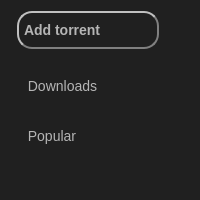
       <widget class="QWidget" name="left_menu" native="true">
        <property name="sizePolicy">
         <sizepolicy hsizetype="Fixed" vsizetype="Preferred">
          <horstretch>0</horstretch>
          <verstretch>0</verstretch>
         </sizepolicy>
        </property>
        <property name="minimumSize">
         <size>
          <width>200</width>
          <height>0</height>
         </size>
        </property>
        <property name="maximumSize">
         <size>
          <width>180</width>
          <height>16777215</height>
         </size>
        </property>
        <property name="autoFillBackground">
         <bool>false</bool>
        </property>
        <property name="styleSheet">
         <string notr="true">QWidget {
background-color: #202020;
}

QPushButton {
color: #B5B5B5;
border: none;
background: none;
text-align: left;
font-size: 14px;
padding-left: 20px;
border-left: 4px solid transparent;
}

QPushButton::hover {
color: white;
}

QPushButton::checked {
border-left: 4px solid #e67300;
color: white;
}

QLabel{
padding-left:20px;
color: #B5B5B5;
}
</string>
        </property>
        <layout class="QVBoxLayout" name="verticalLayout_2">
         <property name="spacing">
          <number>10</number>
         </property>
         <property name="leftMargin">
          <number>0</number>
         </property>
         <item>
          <widget class="QPushButton" name="add_torrent_button">
           <property name="sizePolicy">
            <sizepolicy hsizetype="Preferred" vsizetype="Fixed">
             <horstretch>0</horstretch>
             <verstretch>0</verstretch>
            </sizepolicy>
           </property>
           <property name="minimumSize">
            <size>
             <width>0</width>
             <height>38</height>
            </size>
           </property>
           <property name="cursor">
            <cursorShape>PointingHandCursor</cursorShape>
           </property>
           <property name="styleSheet">
            <string notr="true">QPushButton#add_torrent_button {
    border-style: outset;
    border-width: 2px;
    border-radius: 15px;
    border-color: grey;
    padding-left: 5px;
    margin-left: 17px;
    margin-right: 30px;
    font: bold;
}
QPushButton::menu-indicator{width:0px;}</string>
           </property>
           <property name="text">
            <string>Add torrent</string>
           </property>
           <property name="icon">
            <iconset>
             <normaloff>../images/add.png</normaloff>../images/add.png</iconset>
           </property>
           <property name="iconSize">
            <size>
             <width>16</width>
             <height>16</height>
            </size>
           </property>
           <property name="flat">
            <bool>true</bool>
           </property>
          </widget>
         </item>
         <item>
          <spacer name="downloads_button_spacer">
           <property name="orientation">
            <enum>Qt::Vertical</enum>
           </property>
           <property name="sizeType">
            <enum>QSizePolicy::Fixed</enum>
           </property>
           <property name="sizeHint" stdset="0">
            <size>
             <width>20</width>
             <height>14</height>
            </size>
           </property>
          </spacer>
         </item>
         <item>
          <widget class="QPushButton" name="left_menu_button_downloads">
           <property name="minimumSize">
            <size>
             <width>0</width>
             <height>26</height>
            </size>
           </property>
           <property name="cursor">
            <cursorShape>PointingHandCursor</cursorShape>
           </property>
           <property name="focusPolicy">
            <enum>Qt::NoFocus</enum>
           </property>
           <property name="styleSheet">
            <string notr="true"/>
           </property>
           <property name="text">
            <string> Downloads</string>
           </property>
           <property name="icon">
            <iconset>
             <normaloff>../images/downloads.png</normaloff>
             <disabledon>../images/downloads.png</disabledon>../images/downloads.png</iconset>
           </property>
           <property name="iconSize">
            <size>
             <width>16</width>
             <height>16</height>
            </size>
           </property>
           <property name="checkable">
            <bool>true</bool>
           </property>
           <property name="flat">
            <bool>true</bool>
           </property>
          </widget>
         </item>
         <item>
          <spacer name="torrents_buttons_spacer">
           <property name="orientation">
            <enum>Qt::Vertical</enum>
           </property>
           <property name="sizeType">
            <enum>QSizePolicy::Fixed</enum>
           </property>
           <property name="sizeHint" stdset="0">
            <size>
             <width>20</width>
             <height>14</height>
            </size>
           </property>
          </spacer>
         </item>
         <item>
          <widget class="QPushButton" name="left_menu_button_popular">
           <property name="sizePolicy">
            <sizepolicy hsizetype="Minimum" vsizetype="Fixed">
             <horstretch>0</horstretch>
             <verstretch>0</verstretch>
            </sizepolicy>
           </property>
           <property name="minimumSize">
            <size>
             <width>0</width>
             <height>26</height>
            </size>
           </property>
           <property name="cursor">
            <cursorShape>PointingHandCursor</cursorShape>
           </property>
           <property name="focusPolicy">
            <enum>Qt::NoFocus</enum>
           </property>
           <property name="text">
            <string> Popular</string>
           </property>
           <property name="icon">
            <iconset>
             <normaloff>../images/fire.png</normaloff>
             <disabledoff>../images/fire.png</disabledoff>
             <disabledon>../images/fire.png</disabledon>../images/fire.png</iconset>
           </property>
           <property name="iconSize">
            <size>
             <width>16</width>
             <height>16</height>
            </size>
           </property>
           <property name="checkable">
            <bool>true</bool>
           </property>
           <property name="flat">
            <bool>true</bool>
           </property>
          </widget>
         </item>
         <item>
          <spacer name="verticalSpacer">
           <property name="orientation">
            <enum>Qt::Vertical</enum>
           </property>
           <property name="sizeType">
            <enum>QSizePolicy::Expanding</enum>
           </property>
           <property name="sizeHint" stdset="0">
            <size>
             <width>20</width>
             <height>40</height>
            </size>
           </property>
          </spacer>
         </item>
        </layout>
       </widget>
